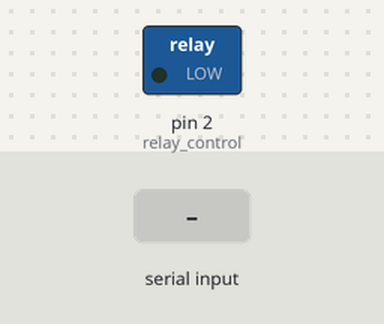
A sketch run on a simulated Arduino Uno, built with avr-gcc and run on an emulated ATmega328P. Shown: switched loads named in the sketch (green lamp = pin HIGH). The inputs (shaded band) are chosen by the test bench. What the sketch prints to the serial monitor is not drawn.

Above: at 1.2 s.
1.3 s: "o" received over Serial
At 2.6 s:
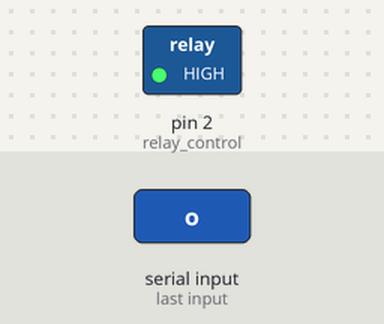
4.3 s: "1" received over Serial
At 4.9 s:
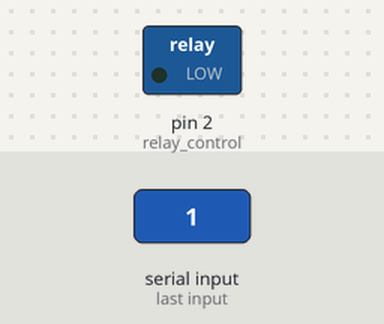
Timing chart, 0 to 7.3 s (numbered marks = the images above; inputs shaded):
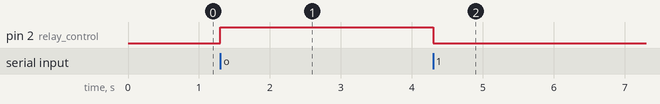

The sketch:

CH_48_01.ino
```cpp
int relay_control = 2;       // 릴레이 제어 핀 연결

void setup() {
  Serial.begin(9600);

  pinMode(relay_control, OUTPUT);   // 릴레이 제어 핀을 출력으로 설정
  digitalWrite(relay_control, LOW); // 열린 상태에서 시작

  Serial.println("* 릴레이는 열린 상태입니다.");
}

void loop() {
  if (Serial.available()) {       // 시리얼 모니터에서 문자 수신
    char c = Serial.read();

    Serial.print(String('\'') + c + "\' : ");
    if (c == 'o' || c == 'O') {     // ‘o‘ 또는 ’O‘ : 릴레이 닫기
      Serial.println("릴레이를 닫습니다.");
      digitalWrite(relay_control, HIGH);
    }
    else {          // 이외 모든 문자 : 릴레이 열기
      Serial.println("릴레이를 엽니다.");
      digitalWrite(relay_control, LOW);
    }
  }
}
```

Measured:
- after the input at 1.3 s, pin 2 (relay_control): LOW → HIGH at once
- after the input at 4.3 s, pin 2 (relay_control): HIGH → LOW at once
